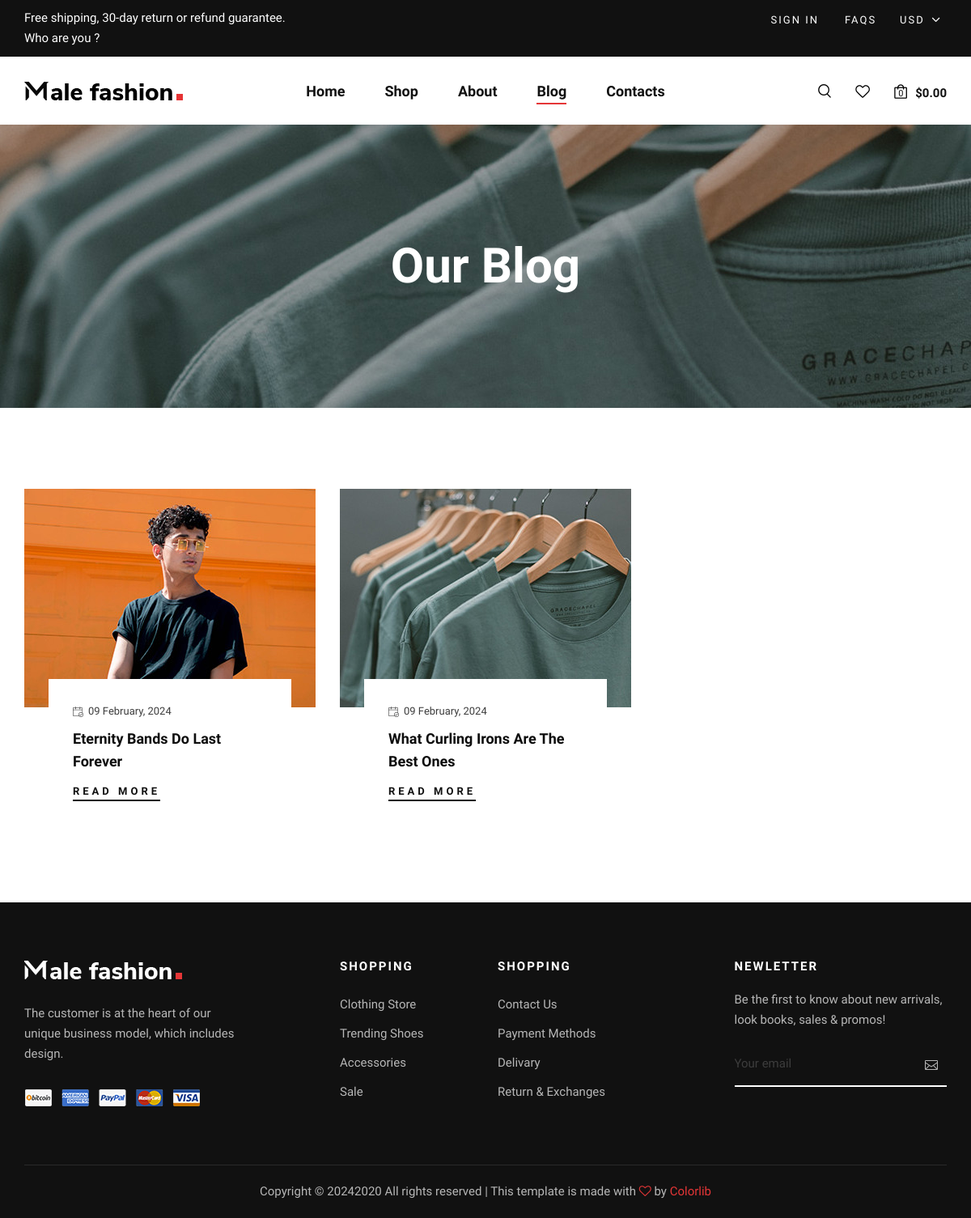
The page /blog/ on the database as committed earlier.
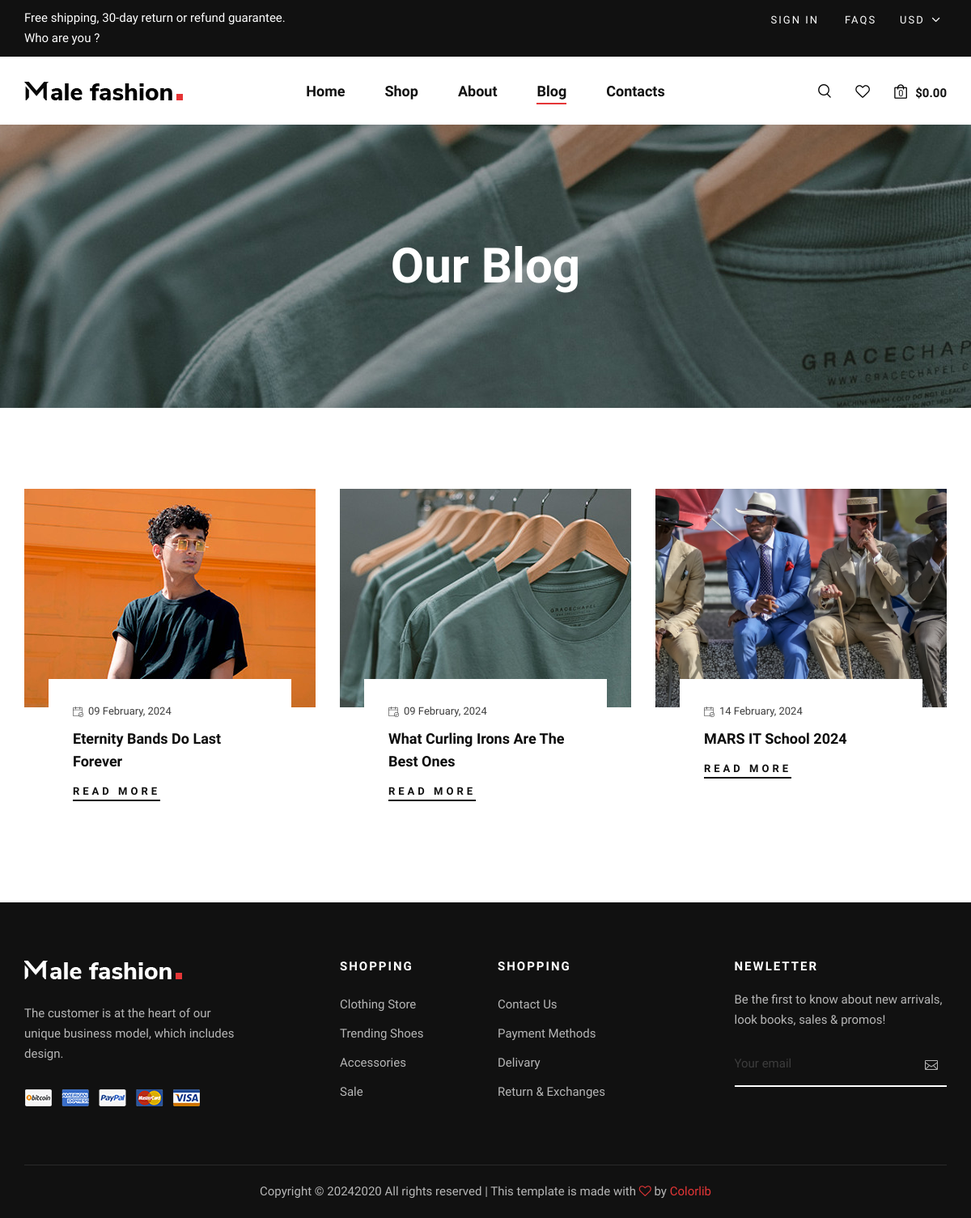
The same page on the database as committed later.
### blogs/models.py (models this page shows, shortened)
class PostModel(models.Model):
    title = models.CharField(max_length=64)
    description = models.TextField()
    short_description = models.TextField()
    image = models.ImageField(upload_to="posts/")
    author = models.ForeignKey(AuthorModel, on_delete=models.CASCADE)
    tags = models.ManyToManyField(TagModel)
    created_at = models.DateTimeField(auto_now_add=True)
    updated_at = models.DateTimeField(auto_now=True)
    class Meta:
        verbose_name = "Post"
        verbose_name_plural = "Posts"

### pages/views.py (the view)
# urls.py: path('blog/', blogPageView, name="blog"),
def blogPageView(request):
    posts = PostModel.objects.all()
    tag = request.GET.get('tag')
    if tag:
        posts = PostModel.objects.filter(tags__title=tag)
    context = {
        "posts": posts
    }
    return render(request, template_name="blog.html", context=context)

### templates/blog.html
{% extends 'layouts/base.html' %}
{% load static %}
{% block content %}
    <section class="breadcrumb-blog set-bg" data-setbg="{% static 'img/breadcrumb-bg.jpg' %}">
        <div class="container">
            <div class="row">
                <div class="col-lg-12">
                    {% if request.GET.tag %}
                        <h2>#{{ request.GET.tag }}</h2>
                    {% else %}
                        <h2>Our Blog</h2>
                    {% endif %}
                </div>
            </div>
        </div>
    </section>
    <section class="blog spad">
        <div class="container">
            <div class="row">
                {% for post in posts %}
                    <div class="col-lg-4 col-md-6 col-sm-6">
                        <div class="blog__item">
                            <div class="blog__item__pic set-bg" data-setbg="{{ post.image.url }}"></div>
                            <div class="blog__item__text">
                                <span><img src="{% static 'img/icon/calendar.png' %}" alt="">{{ post.created_at|date:'d F, Y' }}</span>
                                <h5>{{ post.title }}</h5>
                                <a href="{% url 'blogs:details' pk=post.pk %}">Read More</a>
                            </div>
                        </div>
                    </div>
                {% endfor %}
            </div>
        </div>
    </section>
{% endblock %}

Rows that differ between the two databases and show on the page:
added PostModel: shows a picture, created_at "14 February, 2024", title "MARS IT School 2024"
